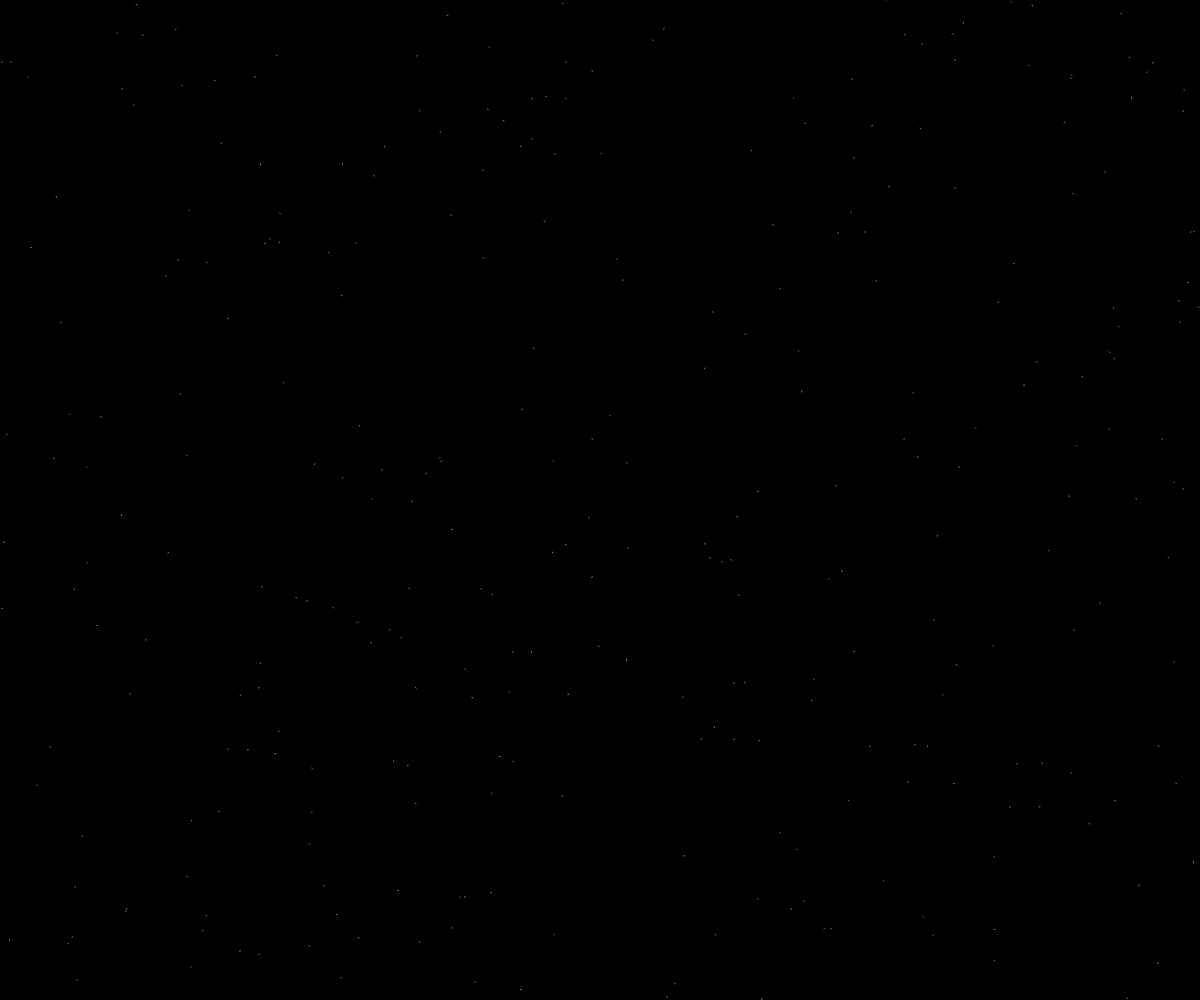
Frame 1 (no input)
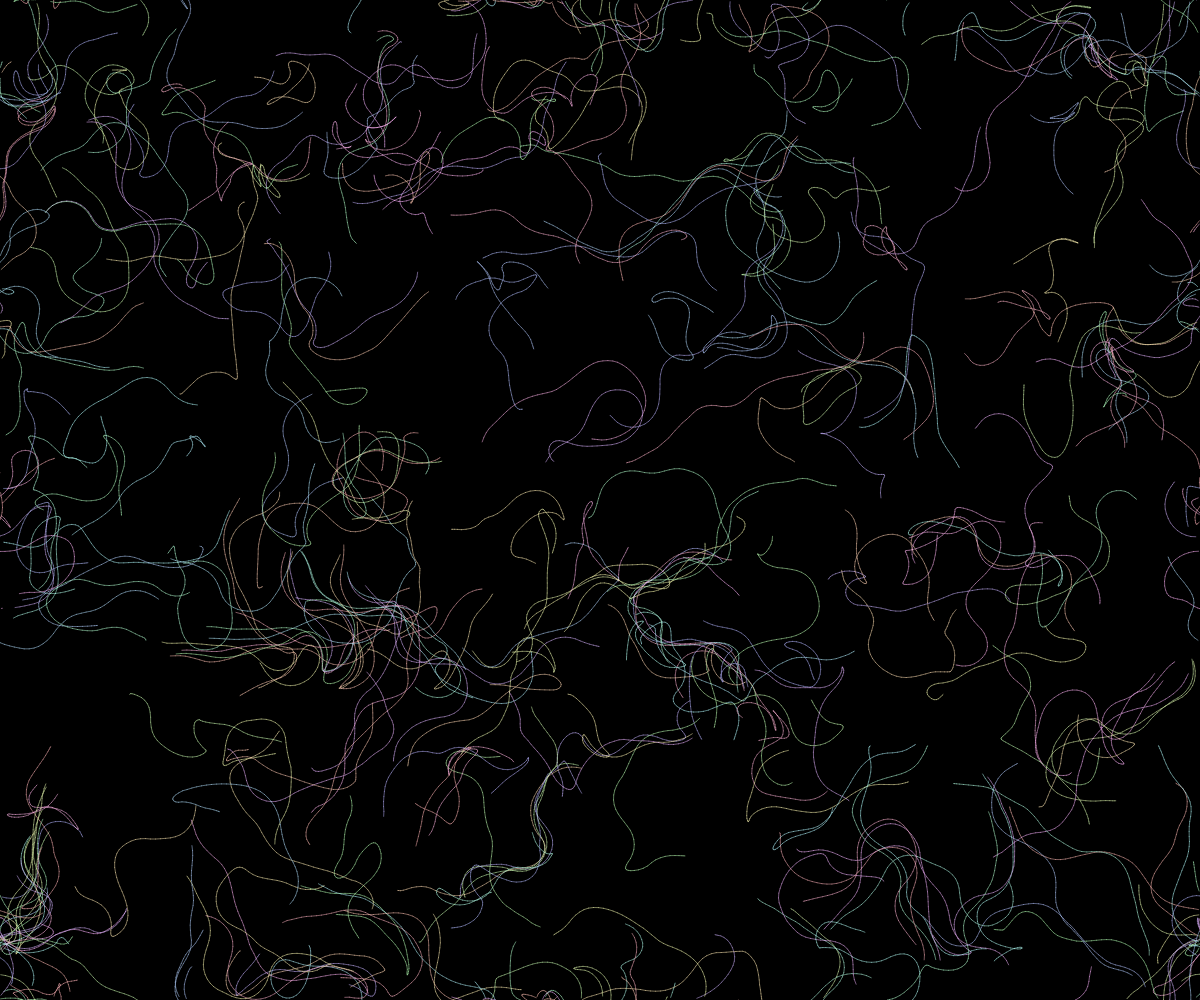
Frame 60 (no input)
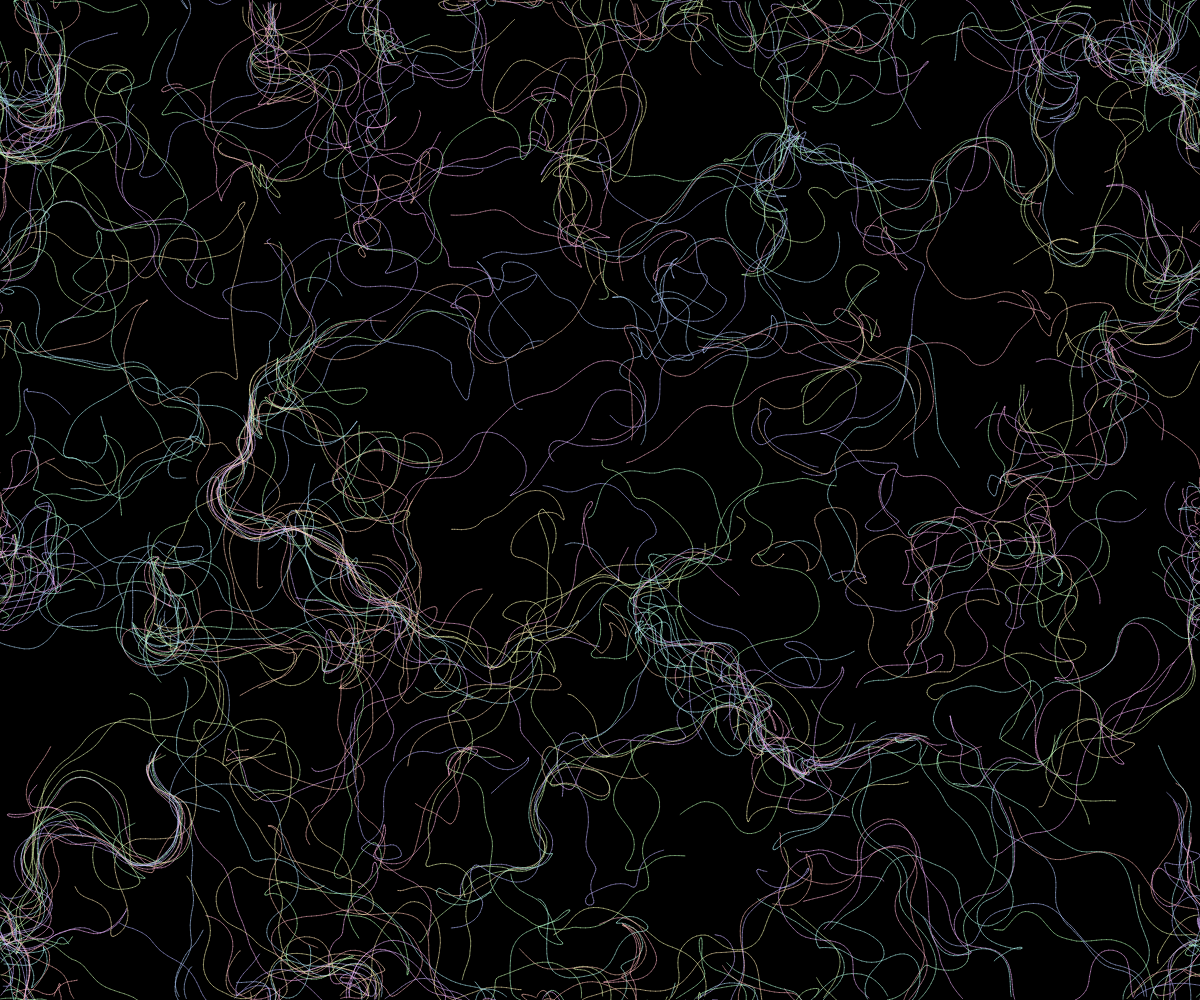
Frame 120 (the mouse pressed at the canvas centre since frame 60)

The p5.js sketch that drew these frames (run headless with seeded random() and noise() and a simulated clock; from frame 60 on, the mouse is pressed at the canvas centre):

// p5.js sketch
// ── sketch.js
class Particle {
  constructor(color) {
    this.pos = createVector(random(width), random(height));
    this.acc = createVector(0, 0);
    this.vel = createVector(0, 0);
    this.prevPos = this.pos.copy();
    this.c = color;
  }

  update() {
    this.vel.add(this.acc);
    this.vel.limit(5);
    this.pos.add(this.vel);
    this.acc.mult(0);
  }

  follow(vectors) {
    let x = floor(this.pos.x / celllength);
    let y = floor(this.pos.y / celllength);
    let index = x + y * cols;
    let force = vectors[index];
    this.applyForce(force);
  }

  applyForce(force) {
    this.acc.add(force);
  }

  show() {
    stroke(this.c);
    strokeWeight(0.5);
    line(this.pos.x, this.pos.y, this.prevPos.x, this.prevPos.y);
    this.updatePrev();
  }

  updatePrev() {
    this.prevPos.x = this.pos.x;
    this.prevPos.y = this.pos.y;
  }

  checkEdges() {
    if (this.pos.x > width) {
      this.pos.x = 0;
      this.updatePrev();
    }
    if (this.pos.x < 0) {
      this.pos.x = width;
      this.updatePrev();
    }
    if (this.pos.y > height) {
      this.pos.y = 0;
      this.updatePrev();
    }
    if (this.pos.y < 0) {
      this.pos.y = height;
      this.updatePrev();
    }
  }
}

let flowfield = [];
let particles = [];
let celllength = 10;
let xoff, yoff, zoff, rows, cols;

function setup() {
  createCanvas(window.innerWidth, window.innerHeight);
  zoff = 0;
  colorMode(HSB);
  //using golden angle to determine color
  let hue = random(25);
  for (let i = 0; i < 300; i++) {
    particles[i] = new Particle(color(hue, 30, 100));
    hue = i * 137;
    hue = hue % 360;
  }
  rows = ceil(height / celllength) + 1;
  cols = ceil(width / celllength) + 1;
  flowfield = new Array(cols * rows);
  background(0);
}

function draw() {
  xoff = 0;
  for (let x = 0; x < cols; x++) {
    yoff = 0;
    for (let y = 0; y < rows; y++) {
      let index = cols * y + x;
      let v = p5.Vector.fromAngle(noise(xoff, yoff, zoff) * TWO_PI * 4);
      v.setMag(1);
      yoff += 0.1;
      flowfield[index] = v;
      push();
      translate(x * celllength, y * celllength);
      rotate(v.heading());
      pop();
    }
    xoff += 0.1;
    zoff += 0.0001;
  }

  //particles
  for (let i = 0; i < particles.length; i++) {
    particles[i].follow(flowfield);
    particles[i].update();
    particles[i].checkEdges();
    particles[i].show();
  }
}
